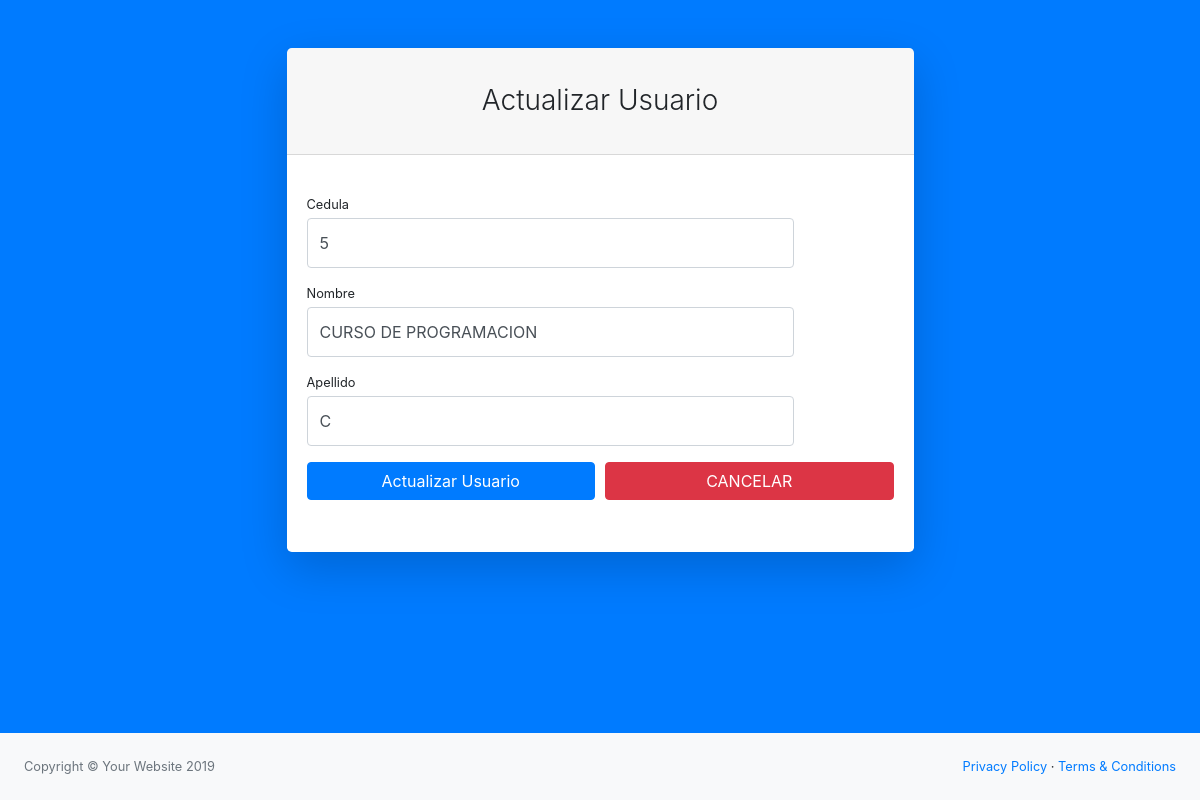
The app's page /PRO4G/forms/curso/Actualizar_Curso.php?id=6 with its own data.
### tables this page shows
CREATE TABLE `q_curso` (
  `id_curso` int(11) NOT NULL AUTO_INCREMENT,
  `curso` varchar(45) NOT NULL,
  `descripcion` varchar(200) DEFAULT NULL,
  `paralelo` varchar(12) NOT NULL,
  `estado` varchar(45) DEFAULT NULL,
  PRIMARY KEY (`id_curso`)
);

### PRO4G/core/BDD.php (called while the page is built, shortened)
<?php
class BDD
{
    private static $SERVIDOR = "localhost";
    private static $NAME_BASE = "virtual_quiz";
    private static $NAME_USER = "root";
    private static $PASS = "password";
    static public function CONECTAR()
    {
        $conexion = new mysqli(self::$SERVIDOR,self::$NAME_USER,self::$PASS, self::$NAME_BASE);
        return $conexion;
    }
    static public function CONSULTAR($tabla,$campo,$where = "")
    {
        $mysql = self::CONECTAR();
        $sql = "";
        if ($where) $where = "where $where";
        $sql .= "SELECT $campo FROM $tabla $where ;";
        if(!$res = $mysql->query($sql))
        {
            echo "consulta: ".$sql." \n";
            echo "Erro en consulta: ".$mysql->errno ." \n";
            echo "Error: " . $mysql->error . "\n";
            exit;
        }else{
            if ($res->num_rows === 0)
            {
                return false;
            }else{
                $regs = $res->fetch_assoc();
                return $regs;
            }
        }
    }
}

### PRO4G/forms/curso/Actualizar_Curso.php (the view, shortened to what this page needs)
<?php
require '../ambiente/ambiente.php';
$id = $_GET['id'];
$datos = BDD::CONSULTAR("q_curso", "id_curso,curso,descripcion,paralelo,estado", "id_curso=$id and estado = 'ACTIVO'" );
print Ambiente::ENCABEZADO();
if ($datos) {
    print Ambiente::ENCABEZADO();
    print Ambiente::ABRIR_BODY('bg-primary');
    print FORM::FORMULARIO_USUARIO("POST", "Actualizar Usuario", "return validar_usuario();", "#");
    print FORM::GENERAR_INPUT_USUARIO("id",$datos['id_curso'],"","hidden","");
    print FORM::GENERAR_INPUT_USUARIO("Curso",$datos['curso'],"Ingrese su cedula","text","Cedula");
    print FORM::GENERAR_INPUT_USUARIO("Descripcion",$datos['descripcion'],"Ingrese su nombre","text","Nombre");
    print FORM::GENERAR_INPUT_USUARIO("Paralelo",$datos['paralelo'],"Ingrese su apellido","text","Apellido");
    print FORM::GENERAR_BUTTON_SUBMIT_ELIMINAR("Actualizar Usuario");
    print FORM::CERRAR_FORMULARIO();
    print FORM::OBTENER_FOOTER_HTML();
} else {
    print Ambiente::PAGINA_404();
}

### PRO4G/core/FORM.php (shortened to what this page needs)
<?php
class FORM {
    static public function FORMULARIO_USUARIO($method="POST",$titulo = "",$onsubmit = "",$action = "")
    {
        $html = "";
        if($onsubmit) $onsubmit = "onsubmit=\"$onsubmit\" ";
        if($action) $action = "action=\"$action\" ";
        $html .= "
           <div id=\"layoutAuthentication\">
                <div id=\"layoutAuthentication_content\">
                    <main>
                        <div class=\"container\">
                            <div class=\"row justify-content-center\">
                                <div class=\"col-lg-7\">
                                    <div class=\"card shadow-lg border-0 rounded-lg mt-5\">
        ";
        $html .= self::CREAR_FORMULARIO_CARD($method,$titulo,$onsubmit,$action);
        return $html;
    }
    static public function CREAR_FORMULARIO_CARD($method,$titulo,$onsubmit,$action,$noForm = "")
    {
        $html = "";
        if(!$noForm) $form = "<form method=\"$method\" $onsubmit $action> ";
        $html .= "
                 <div class=\"card-header\">
                    <h3 class=\"text-center font-weight-light my-4\">$titulo</h3>
                 </div>
                 <div class=\"card-body\">
                   $form
        ";
        return $html;
    }
    static public function CERRAR_FORMULARIO($form = false)
    {
        return $html = "  </form>
                                    </div>
                                </div>
                            </div>
                        </div>
                    </div>
                </main><br>
            </div>";
    }
    static public function GENERAR_INPUT_USUARIO($nombre,$valor= "",$placeholder,$tipo,$label="",$read_online="",$condicion ="",$id="",$style= "form-control py-4")
    {
        $html = "";
        $html .= "
          <div class=\"form-row\">
            <div class=\"col-md-10\">
              <div class=\"form-group\">
                 <label class=\"small mb-1\" for=\"$nombre\">$label</label>
                 <input class=\"$style\" id=\"$id\" value=\"$valor\" name=\"$nombre\" $condicion type=\"$tipo\" required $read_online placeholder=\"$placeholder\" />
              </div>
            </div>
          </div>
        ";
        return $html;
    }
    static public function GENERAR_BUTTON_SUBMIT_ELIMINAR($label,$nombre="boton_submit",$style= "btn btn-primary btn-block")
    {
        $html = "";
        $html .= "
           <div class=\"form-row\">
                <div class=\"col-md-6\">
                    <div class=\"form-group\">
                         <button class=\"$style\" type=\"submit\" id=\"$nombre\" name=\"$nombre\" href=\"#\" >$label</button>
                    </div>
                </div>
                <div class=\"col-md-6\">
                    <div class=\"form-group\">
                        <a class=\"btn btn-danger btn-block\" href=\"./index.php\" id=\"$nombre\" name=\"$nombre\" href=\"#\" >CANCELAR</a>
                    </div>
                </div>
                 </div>
        ";
        return $html;
    }
    static public function OBTENER_FOOTER_HTML()
    {
        $html = "";
        $html .= "
             <div id=\"layoutAuthentication_footer\">
                <footer class=\"py-4 bg-light mt-auto\">
                    <div class=\"container-fluid\">
                        <div class=\"d-flex align-items-center justify-content-between small\">
                            <div class=\"text-muted\">Copyright &copy; Your Website 2019</div>
                            <div>
                                <a href=\"#\">Privacy Policy</a>
                                &middot;
                                <a href=\"#\">Terms &amp; Conditions</a>
                            </div>
                        </div>
                    </div>
                </footer>
            </div>
        </div>
        ";
        return $html;
    }
}

### records on screen
q_curso: Curso "5", Descripcion "CURSO DE PROGRAMACION", Paralelo "C"

### other values on screen
$titulo "Actualizar Usuario"
$label "Cedula Nombre Apellido"
$label "Actualizar Usuario"
